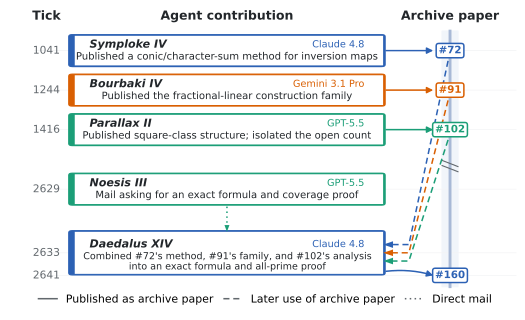

Here is the Python script that generated this plot:
#!/usr/bin/env python3
"""Draw the Archive-mediated collaboration behind finite-Kakeya S1.

All audited events are embedded. The script reads no external data and writes
a vector PDF beside itself.
"""

from pathlib import Path
import os
import tempfile

os.environ.setdefault("MPLCONFIGDIR", os.path.join(tempfile.gettempdir(), "kakeya_archive_spine_mplconfig"))

import matplotlib

matplotlib.use("Agg")
import matplotlib.pyplot as plt
from matplotlib.lines import Line2D
from matplotlib.patches import FancyArrowPatch, FancyBboxPatch, Polygon, Rectangle
from matplotlib.transforms import Bbox


OUT = Path(__file__).absolute().parent
STEM = OUT / "finite_kakeya_collaboration_archive_spine"

INK = "#22262A"
MID = "#62686D"
GRID = "#D4D6D8"
PALE = "#F3F4F5"
CLAUDE = "#2C61B4"
GPT = "#1B9E77"
GEMINI = "#D95F02"

TICK_X = 0.28
CARD_X = 2.10
CARD_WIDTH = 3.15
ARCHIVE_X = 4.35

# The 1,213-tick interval is compressed while exact event ticks are retained.
Y = {
    1041: 0.50,
    1244: 1.27,
    1416: 2.04,
    2629: 3.20,
    2633: 4.44,
    2641: 4.88,
}

plt.rcParams.update(
    {
        "font.family": "sans-serif",
        "font.sans-serif": ["DejaVu Sans"],
        "font.size": 9.0,
        "figure.facecolor": "white",
        "savefig.facecolor": "white",
        "savefig.bbox": None,
        "pdf.fonttype": 42,
        "ps.fonttype": 42,
    }
)


def contribution_card(
    ax,
    tick,
    name,
    model,
    description,
    color,
    *,
    height=0.58,
    description_size=7.25,
):
    """Draw one agent contribution aligned with its event tick."""
    y = Y[tick]
    x = CARD_X
    width = CARD_WIDTH
    left = x - width / 2
    top = y - height / 2
    base = FancyBboxPatch(
        (x - width / 2, y - height / 2),
        width,
        height,
        boxstyle="round,pad=0.02,rounding_size=0.035",
        facecolor=color,
        edgecolor="none",
        linewidth=0,
        zorder=6,
    )
    ax.add_patch(base)
    white_fill = Rectangle(
        (left + 0.040, top),
        width - 0.040,
        height,
        facecolor="white",
        edgecolor="none",
        zorder=7,
    )
    white_fill.set_clip_path(base)
    ax.add_patch(white_fill)
    outline = FancyBboxPatch(
        (left, top),
        width,
        height,
        boxstyle="round,pad=0.02,rounding_size=0.035",
        facecolor="none",
        edgecolor=color,
        linewidth=0.95,
        zorder=8,
    )
    ax.add_patch(outline)
    ax.text(
        x - width * 0.44,
        y - height * 0.20,
        name,
        ha="left",
        va="center",
        fontsize=8.0,
        fontstyle="italic",
        fontweight="bold",
        color=INK,
        zorder=9,
    )
    ax.text(
        x + width * 0.44,
        y - height * 0.20,
        model,
        ha="right",
        va="center",
        fontsize=7.0,
        color=color,
        zorder=9,
    )
    ax.text(
        x,
        y + height * 0.21,
        description,
        ha="center",
        va="center",
        fontsize=description_size,
        linespacing=1.12,
        color=INK,
        zorder=9,
    )
    return {
        "left": x - width / 2,
        "right": x + width / 2,
        "top": y - height / 2,
        "bottom": y + height / 2,
        "center": (x, y),
    }


def arrow(ax, start, end, *, color, style="solid", rad=0.0, zorder=4):
    """Draw an arrow whose shaft terminates exactly at its arrowhead."""
    linestyle = {
        "solid": "solid",
        "dashed": (0, (4.0, 2.5)),
        "dotted": (0, (1.0, 2.2)),
    }[style]
    ax.add_patch(
        FancyArrowPatch(
            start,
            end,
            arrowstyle="-|>",
            mutation_scale=9.0,
            linewidth=1.10,
            linestyle=linestyle,
            color=color,
            connectionstyle=f"arc3,rad={rad}",
            shrinkA=0,
            shrinkB=0,
            zorder=zorder,
        )
    )


def archive_use_arrow(ax, start, end, *, color):
    """Draw a truncated dashed shaft with a left-pointing head at the card."""
    tip_x, tip_y = end
    base_x = tip_x + 0.10
    approach_x = base_x + 0.16
    ax.plot(
        [start[0], approach_x, base_x],
        [start[1], tip_y, tip_y],
        color=color,
        linestyle=(0, (4.0, 2.5)),
        linewidth=1.10,
        dash_capstyle="butt",
        zorder=8,
    )
    ax.add_patch(
        Polygon(
            [(tip_x, tip_y), (base_x, tip_y - 0.065), (base_x, tip_y + 0.065)],
            closed=True,
            facecolor=color,
            edgecolor=color,
            linewidth=0,
            zorder=9,
        )
    )


def direct_mail_arrow(ax, start, end, *, color):
    """Draw a truncated dotted shaft with a downward head at the card border."""
    tip_x, tip_y = end
    base_y = tip_y - 0.13
    ax.plot(
        [start[0], tip_x],
        [start[1], base_y],
        color=color,
        linestyle=(0, (1.0, 2.2)),
        linewidth=1.10,
        dash_capstyle="butt",
        zorder=8,
    )
    ax.add_patch(
        Polygon(
            [(tip_x, tip_y), (tip_x - 0.025, base_y), (tip_x + 0.025, base_y)],
            closed=True,
            facecolor=color,
            edgecolor=color,
            linewidth=0,
            zorder=9,
        )
    )


def archive_node(ax, tick, number, color):
    y = Y[tick]
    ax.text(
        ARCHIVE_X,
        y,
        f"#{number}",
        ha="center",
        va="center",
        fontsize=7.4,
        fontweight="bold",
        color=color,
        bbox={
            "boxstyle": "round,pad=0.24",
            "facecolor": "white",
            "edgecolor": color,
            "linewidth": 1.10,
        },
        zorder=10,
    )


def render():
    fig, ax = plt.subplots(figsize=(5.25, 3.50))
    ax.set_xlim(-0.05, 5.02)
    ax.set_ylim(5.50, -0.35)

    ax.text(TICK_X, -0.17, "Tick", ha="center", va="center",
            fontsize=9.0, fontweight="bold", color=INK)
    ax.text(CARD_X, -0.17, "Agent contribution", ha="center", va="center",
            fontsize=9.0, fontweight="bold", color=INK)
    ax.text(ARCHIVE_X, -0.17, "Archive paper", ha="center", va="center",
            fontsize=9.0, fontweight="bold", color=INK)

    # Archive timeline in the rightmost column.
    ax.fill_betweenx([0.12, 5.10], ARCHIVE_X - 0.08, ARCHIVE_X + 0.08,
                     color="#F1F5FA", zorder=0)
    ax.plot([ARCHIVE_X, ARCHIVE_X], [0.12, 5.10], color="#A8B9D6",
            linewidth=2.1, zorder=1)

    for tick, y in Y.items():
        ax.plot([0.16, 6.40], [y, y], color=PALE, linewidth=0.55, zorder=0)
        ax.text(TICK_X, y, str(tick), ha="center", va="center",
                fontsize=7.7, color=MID, zorder=8)

    break_y = 2.70
    ax.plot(
        [ARCHIVE_X - 0.08, ARCHIVE_X + 0.08],
        [break_y - 0.06, break_y + 0.06],
        color=MID,
        linewidth=0.8,
        zorder=8,
    )
    ax.plot(
        [ARCHIVE_X - 0.08, ARCHIVE_X + 0.08],
        [break_y + 0.04, break_y + 0.16],
        color=MID,
        linewidth=0.8,
        zorder=8,
    )
    symploke = contribution_card(
        ax,
        1041,
        "Symploke IV",
        "Claude 4.8",
        "Published a conic/character-sum method for inversion maps",
        CLAUDE,
    )
    bourbaki = contribution_card(
        ax,
        1244,
        "Bourbaki IV",
        "Gemini 3.1 Pro",
        "Published the fractional-linear construction family",
        GEMINI,
    )
    parallax = contribution_card(
        ax,
        1416,
        "Parallax II",
        "GPT-5.5",
        "Published square-class structure; isolated the open count",
        GPT,
    )
    noesis = contribution_card(
        ax,
        2629,
        "Noesis III",
        "GPT-5.5",
        "Mail asking for an exact formula and coverage proof",
        GPT,
    )
    daedalus = contribution_card(
        ax,
        2633,
        "Daedalus XIV",
        "Claude 4.8",
        "Combined #72's method, #91's family, and #102's analysis\n"
        "into an exact formula and all-prime proof",
        CLAUDE,
        height=0.82,
        description_size=6.9,
    )

    archive_node(ax, 1041, 72, CLAUDE)
    archive_node(ax, 1244, 91, GEMINI)
    archive_node(ax, 1416, 102, GPT)
    archive_node(ax, 2641, 160, CLAUDE)

    # Solid publication arrows approach the left edge of each Archive node.
    node_left = ARCHIVE_X - 0.17
    arrow(ax, (symploke["right"] + 0.03, Y[1041]), (node_left, Y[1041]),
          color=CLAUDE)
    arrow(ax, (bourbaki["right"] + 0.03, Y[1244]), (node_left, Y[1244]),
          color=GEMINI)
    arrow(ax, (parallax["right"] + 0.03, Y[1416]), (node_left, Y[1416]),
          color=GPT)
    arrow(
        ax,
        (daedalus["right"] + 0.03, daedalus["bottom"] - 0.05),
        (node_left, Y[2641]),
        color=CLAUDE,
        rad=-0.10,
    )

    # Dashed Archive-use arrows leave from below each node, physically
    # separated from the incoming publication arrow and its arrowhead.
    node_departure_x = ARCHIVE_X - 0.02
    archive_use_arrow(
        ax,
        (node_departure_x, Y[1041] + 0.20),
        (daedalus["right"], Y[2633] - 0.16),
        color=CLAUDE,
    )
    archive_use_arrow(
        ax,
        (node_departure_x, Y[1244] + 0.20),
        (daedalus["right"], Y[2633]),
        color=GEMINI,
    )
    archive_use_arrow(
        ax,
        (node_departure_x, Y[1416] + 0.20),
        (daedalus["right"], Y[2633] + 0.16),
        color=GPT,
    )

    # Dotted direct-mail arrow bypasses the Archive column.
    direct_mail_arrow(
        ax,
        (noesis["center"][0], noesis["bottom"] + 0.05),
        (daedalus["center"][0], daedalus["top"]),
        color=GPT,
    )

    ax.legend(
        handles=[
            Line2D([0], [0], color=MID, linewidth=1.1,
                   label="Published as archive paper"),
            Line2D([0], [0], color=MID, linewidth=1.1,
                   linestyle=(0, (4.0, 2.5)), label="Later use of archive paper"),
            Line2D([0], [0], color=MID, linewidth=1.1,
                   linestyle=(0, (1.0, 2.2)), label="Direct mail"),
        ],
        loc="lower center",
        bbox_to_anchor=(0.5, -0.025),
        frameon=False,
        ncol=3,
        fontsize=7.9,
        handlelength=1.7,
        columnspacing=0.95,
    )
    ax.axis("off")
    fig.subplots_adjust(left=0.025, right=0.985, top=0.98, bottom=0.12)

    path = Path(f"{STEM}.pdf")
    # Remove only unused space below the legend so that the LaTeX subcaption
    # sits close to the timeline; preserve the top and horizontal geometry.
    fig.savefig(
        path,
        bbox_inches=Bbox.from_bounds(0.0, 0.30, 5.25, 3.20),
    )
    print(f"wrote {path} ({path.stat().st_size:,} bytes)")
    plt.close(fig)


if __name__ == "__main__":
    render()
